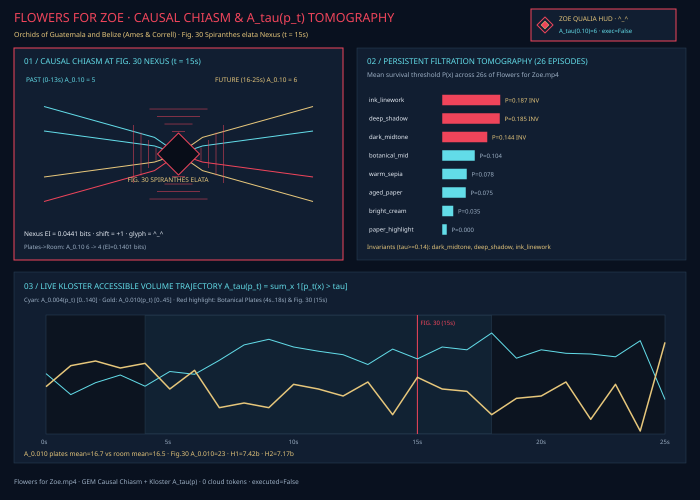
#> input picture docs/chiasm/flowers_for_zoe_chiasm.png, 1400 x 1000 px, given in place of raw_104.jpg, which was not available (shown at 1/2 size)
$ python build_specimen16_poetry_briefcase.py
#> lines starting #> are read from the running program, lines starting #| are printed output that depends on the picture
### examples/_archive_common.py
"""Shared Fieldglass archive builder utilities for Specimens #4-#9."""

from __future__ import annotations

import hashlib
import json
import math
from pathlib import Path
import subprocess
import sys
import tempfile
from typing import Any, Callable, Sequence

from xml.sax.saxutils import escape as _xml_escape

import numpy as np
from PIL import Image, ImageDraw, ImageFont
from scipy import ndimage

import matplotlib
matplotlib.use("Agg")
import matplotlib.pyplot as plt

from fieldglass.metrics import (
    CONTRACT as CHIASM_CONTRACT,
    TONAL_STATES,
    a_tau,
    causal_chiasm,
    luminance_to_8state as lum_to_8state,
    normalize_dist,
    persistent_filtration_tomography,
    quartic_purity_m4 as quartic_m4,
    renyi_h2,
    shannon_h1,
)
from fieldglass.plate import clean_illumination, ink_to_braille_lines, save_braille_bundle

BACKGROUND = "#0b111b"
PANEL = "#121b2a"
CYAN = "#5edaf0"
GOLD = "#f2c45c"
RED = "#f46a7e"
TEXT = "#e8eef5"
MUTED = "#90a4bc"


def _svg_rect(x0: float, y0: float, x1: float, y1: float, stroke: str, fill: str, sw: float = 1.0) -> str:
    return f'<rect x="{x0:.1f}" y="{y0:.1f}" width="{x1-x0:.1f}" height="{y1-y0:.1f}" fill="{fill}" stroke="{stroke}" stroke-width="{sw}"/>'


def _svg_line(p0: Sequence[float], p1: Sequence[float], stroke: str, sw: float = 1.5) -> str:
    return f'<line x1="{p0[0]:.1f}" y1="{p0[1]:.1f}" x2="{p1[0]:.1f}" y2="{p1[1]:.1f}" stroke="{stroke}" stroke-width="{sw}"/>'


def _svg_polyline(pts: Sequence[Sequence[float]], stroke: str, sw: float = 2.0) -> str:
    pstr = " ".join(f"{x:.1f},{y:.1f}" for x, y in pts)
    return f'<polyline points="{pstr}" fill="none" stroke="{stroke}" stroke-width="{sw}" stroke-linejoin="round" stroke-linecap="round"/>'


def _svg_text(pos: Sequence[float], text: str, size: float, fill: str, weight: str = "600") -> str:
    return f'<text x="{pos[0]:.1f}" y="{pos[1]:.1f}" fill="{fill}" font-family="DejaVu Sans Mono, monospace" font-size="{size:.1f}" font-weight="{weight}">{_xml_escape(text)}</text>'


# [18 lines left out: functions _svg_diamond, _svg_hud_stamp, not called in this run]


def load_font(size: int, bold: bool = False):
    p = "/usr/share/fonts/truetype/dejavu/DejaVuSansMono-Bold.ttf" if bold else "/usr/share/fonts/truetype/dejavu/DejaVuSansMono.ttf"
    return ImageFont.truetype(p, size) if Path(p).is_file() else ImageFont.load_default()


# [4 lines left out: function sharp_score, not called in this run]


def extract_plate(
    src_vid: Path,
    out_jpg: Path,
    *,
    start_sec: float,
    window_sec: float = 2.0,
    sample_fps: int = 4,
    rotate_ccw: int = 0,
    crop_box: tuple[float, float, float, float] | None = None,
    max_dim: int = 1600,
) -> tuple[float, Path]:
    """Find sharpest frame in [start_sec, start_sec + window_sec] and save crisp web-ready JPEG."""
    out_jpg.parent.mkdir(parents=True, exist_ok=True)
    with tempfile.TemporaryDirectory() as tmp:
        cdir = Path(tmp)
        subprocess.run([
            "ffmpeg", "-v", "error", "-ss", f"{start_sec:.2f}", "-t", f"{max(0.25, window_sec):.2f}",
            "-i", str(src_vid), "-vf", f"fps={sample_fps},scale=720:-1", "-q:v", "3",
            str(cdir / "f_%03d.jpg"),
        ], check=True)
        cands = sorted(cdir.glob("f_*.jpg"))
        if cands:
            best = max(cands, key=lambda p: sharp_score(Image.open(p)))
            best_ts = start_sec + cands.index(best) / float(sample_fps)
        else:
            best_ts = start_sec

        raw_png = cdir / "best.png"
        subprocess.run([
            "ffmpeg", "-v", "error", "-ss", f"{best_ts:.3f}", "-i", str(src_vid),
            "-frames:v", "1", "-y", str(raw_png),
        ], check=True)
        with Image.open(raw_png) as im:
            rgb = im.convert("RGB")
            if rotate_ccw == 90:
                rgb = rgb.transpose(Image.Transpose.ROTATE_90)
            elif rotate_ccw == 180:
                rgb = rgb.transpose(Image.Transpose.ROTATE_180)
            elif rotate_ccw == 270:
                rgb = rgb.transpose(Image.Transpose.ROTATE_270)
            if crop_box is not None:
                w, h = rgb.size
                x0, y0, x1, y1 = crop_box
                rgb = rgb.crop((int(w * x0), int(h * y0), int(w * x1), int(h * y1)))
            rgb.thumbnail((max_dim, max_dim), Image.Resampling.LANCZOS)
            rgb.save(out_jpg, quality=90, optimize=True)
    return best_ts, out_jpg


# [543 lines left out: functions make_contact_sheet, build_svg_and_braille, write_chiasm_bundle, render_telemetry_overlay_from_video, not called in this run]

### examples/build_specimen16_poetry_briefcase.py
#!/usr/bin/env python3
"""Build Fieldglass Specimen #16 — The Poetry Briefcase: 25 Notebooks & ~10,000 Poems for Zoe.

Source:
  - /tmp/zoe_s16/zoe_vid_1795731309153.mp4
    (2026-11-26 16:17, 143.95s, 4K portrait 2160x3840 @ 30fps, full live studio voice)

Nick counts out 20 physical poetry notebooks and 5 manuscript folios (including his
Spring 2011 high-school literary magazine "OUT OF HAND" and a hand-drawn Scarab Beetle
calligram cover) across the living-room rug, then opens a vintage Smith-Corona typewriter
briefcase packed with ~10,000 poems written from age 15 until joining the Army at 21 —
closing with: "So then I just have to give Zoe all of these. And then... she will be as
cool as me. Or cooler."

Generates:
  - 6 curated GPS-scrubbed upright plates + 3x2 contact sheet
  - 2 archival Vector SVGs + 72-col 2x4 Unicode Braille:
      1) Hand-drawn Scarab Beetle Calligram ("Endless Poems" · Nicholas Kloster)
      2) Signed Holograph Autograph ("poem will last forever." — Nicholas Kloster)
  - Full 2m 24s real-time (1.0x) original voice 960x540 Kloster A_tau(p_t) HUD film (<20 MB)
  - ~144-episode (1.0s cadence) SHA-256 sealed GEM Causal Chiasm & Filtration Tomography
  - Social-ready exports in /home/cowboy/fieldglass/exports/specimen16_social/:
      - TikTok 1080x1920 vertical 9:16 stereo MP4 (1.0x real-time, GPS-scrubbed)
      - X.com 138.8s (<140s free-tier cap, zero cut words) Fieldglass HUD MP4
"""

from __future__ import annotations

import json
from pathlib import Path
import subprocess
import sys
import tempfile

import numpy as np
from PIL import Image, ImageDraw, ImageOps

sys.path.insert(0, str(Path(__file__).resolve().parent))
from _archive_common import (
    build_svg_and_braille,
    extract_plate,
    load_font,
    make_contact_sheet,
    render_telemetry_overlay_from_video,
    write_chiasm_bundle,
)

DOCS = Path("/home/cowboy/fieldglass/docs")
EXPORTS = Path("/home/cowboy/fieldglass/exports/specimen16_social")
SRC16 = Path("/tmp/zoe_s16/zoe_vid_1795731309153.mp4")


def _extract_exact_4k(src: Path, t_sec: float, out_path: Path) -> Image.Image:
    subprocess.run(
        [
            "ffmpeg", "-y", "-v", "error",
            "-ss", f"{t_sec:.2f}", "-i", str(src),
            "-frames:v", "1", "-q:v", "2", "-map_metadata", "-1",
            str(out_path),
        ],
        check=True,
    )
    return Image.open(out_path).convert("RGB")


# [62 lines left out: function _build_social_exports, not called in this run]


def build_specimen16() -> dict:
    print("\n================ BUILDING SPECIMEN #16 (THE POETRY BRIEFCASE · 25 BOOKS & ~10,000 POEMS) ================")
    root = DOCS / "specimen16"
    plates_dir = root / "plates"
    assets_dir = root / "assets"
    chiasm_dir = root / "chiasm"
    video_dir = root / "video"
    for d in (plates_dir, assets_dir, chiasm_dir, video_dir):
        d.mkdir(parents=True, exist_ok=True)

    # 1) Extract 6 razor-sharp GPS-scrubbed hero plates
    with tempfile.TemporaryDirectory() as tmp:
        tmp_p = Path(tmp)

        # Plate 01: Full 25-notebook floor constellation (sharpness peak 287.0 at 104.60s!)
        im_104 = _extract_exact_4k(SRC16, 104.60, tmp_p / "raw_104.jpg")
#> in _extract_exact_4k, returned value is the input picture: PIL image 1400x1000 RGB; mean R, G, B 21.6, 31.6, 47.9
        p01 = plates_dir / "01_notebooks_constellation_25.jpg"
        im01 = im_104.copy()
        im01.thumbnail((1600, 1600), Image.Resampling.LANCZOS)
        im01.save(p01, quality=92, optimize=True)

        # Plate 02: Hand-drawn Scarab Beetle Calligram title page — rotated 90° CW + deskewed upright!
        w4, h4 = im_104.size
#> w4 = 1400; h4 = 1000
        beetle_crop = im_104.crop((int(w4 * 0.165), int(h4 * 0.785), int(w4 * 0.555), int(h4 * 0.960)))
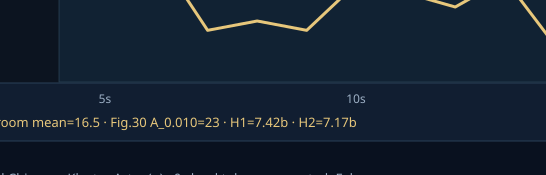
#> beetle_crop: PIL image 546x175 RGB; mean R, G, B 19.2, 32.1, 47.4
        beetle_up = beetle_crop.transpose(Image.Transpose.ROTATE_270).rotate(
            -9.0, resample=Image.Resampling.BICUBIC, expand=True, fillcolor=(236, 232, 224)
        )
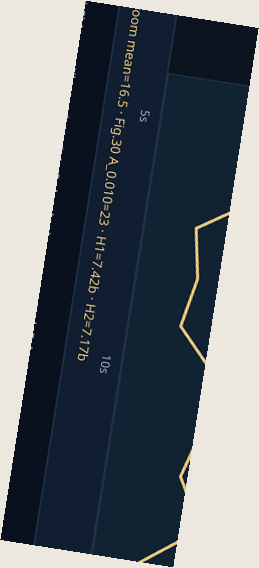
#> beetle_up: PIL image 259x568 RGB; mean R, G, B 95.2, 102.1, 109.3
        bw, bh = beetle_up.size
#> bw = 259; bh = 568
        beetle_clean = beetle_up.crop((int(bw * 0.14), int(bh * 0.11), int(bw * 0.87), int(bh * 0.86)))
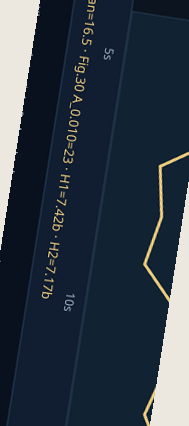
#> beetle_clean: PIL image 189x426 RGB; mean R, G, B 46.6, 57.7, 70.3
        p02 = plates_dir / "02_scarab_beetle_calligram_cover.jpg"
        beetle_clean.save(p02, quality=94, optimize=True)
        print(f"  Plate 02_scarab_beetle_calligram_cover (4K deskewed upright): {beetle_clean.size}")
#|   Plate 02_scarab_beetle_calligram_cover (4K deskewed upright): (189, 426)

        # Plate 03: OUT OF HAND · Spring 2011 high-school literary magazine
        ts3, p03 = extract_plate(
            SRC16, plates_dir / "03_out_of_hand_spring_2011.jpg",
            start_sec=65.2, window_sec=1.2, sample_fps=4, max_dim=1600,
        )
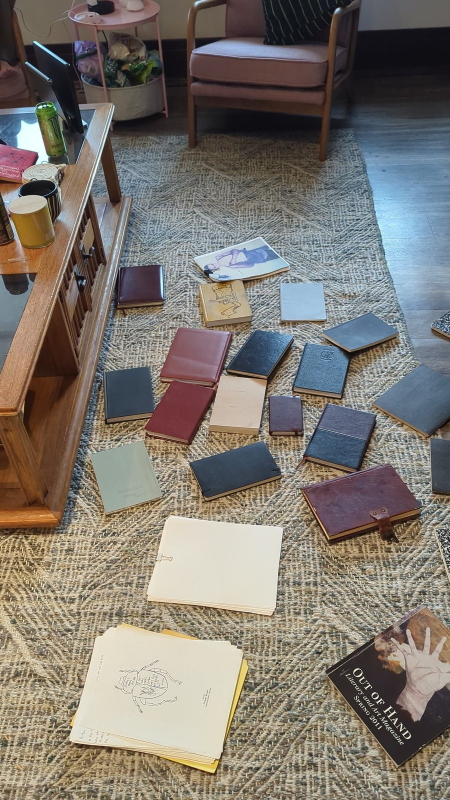
#> input picture docs/specimen16/plates/01_notebooks_constellation_25.jpg, 900 x 1600 px, given in place of best.png, which was not available (shown at 1/2 size)
#> in extract_plate, im is the input picture: PIL image 900x1600 RGB; mean R, G, B 126, 119.6, 111.8
        print(f"  Plate 03_out_of_hand_spring_2011 @ {ts3:.2f}s")

        # Plate 04: Vintage Smith-Corona typewriter briefcase packed with ~10,000 poems
        ts4, p04 = extract_plate(
            SRC16, plates_dir / "04_smith_corona_briefcase_vault.jpg",
            start_sec=92.2, window_sec=1.6, sample_fps=4, max_dim=1600,
        )
        print(f"  Plate 04_smith_corona_briefcase_vault @ {ts4:.2f}s")

        # Plate 05: "poem will last forever." — Nicholas Kloster signed sheet (110.70s!)
        im_110 = _extract_exact_4k(SRC16, 110.70, tmp_p / "raw_110.jpg")
        p05 = plates_dir / "05_poem_will_last_forever_signed.jpg"
        im05 = im_110.copy()
        im05.thumbnail((1600, 1600), Image.Resampling.LANCZOS)
        im05.save(p05, quality=92, optimize=True)

        # Deskewed thumb-free crop of "poem will last forever." for museum SVG engraving!
        ws, hs = im_110.size
        sig_raw = im_110.crop((int(ws * 0.00), int(hs * 0.27), int(ws * 0.96), int(hs * 0.65)))
        sig_rot = sig_raw.rotate(-22.0, resample=Image.Resampling.BICUBIC, expand=True, fillcolor=(232, 226, 218))
        rw, rh = sig_rot.size
        sig_svg_src = tmp_p / "sig_deskewed.png"
        sig_clean = sig_rot.crop((int(rw * 0.01), int(rh * 0.30), int(rw * 0.90), int(rh * 0.78)))
        sig_clean.save(sig_svg_src)

        # Plate 06: Full handwritten poem ("trying to sketch the hips of the moon... on my broken typewriter")
        ts6, p06 = extract_plate(
            SRC16, plates_dir / "06_broken_typewriter_poem.jpg",
            start_sec=113.3, window_sec=1.2, sample_fps=4, max_dim=1600,
        )
        print(f"  Plate 06_broken_typewriter_poem @ {ts6:.2f}s")

        tiles = [
            ("01:45 · 25 Notebooks & Folios on Rug", p01),
            ("01:45 · Scarab Beetle Calligram Cover", p02),
            ("01:05 · OUT OF HAND (Spring 2011)", p03),
            ("01:33 · Smith-Corona Briefcase Vault", p04),
            ("01:51 · \"poem will last forever.\"", p05),
            ("01:54 · \"on my broken typewriter\"", p06),
        ]
        make_contact_sheet(tiles, plates_dir / "contact_sheet_specimen16.jpg", cols=3, tile_w=420, tile_h=560)

        # 2) Archival Vector SVGs + 72-Col 2x4 Braille
        beetle_svg = build_svg_and_braille(
            p02,
            assets_dir,
            "scarab_beetle_calligram",
            title="ENDLESS POEMS — SCARAB BEETLE CALLIGRAM COVER",
            subtitle="Original Pen Drawing & Calligram · Nicholas Kloster (Specimen #16 · 2026-11-26)",
            crop_box=(0.25, 0.16, 0.87, 0.84),
            sigma=34.0,
            paper_cutoff=0.92,
            ink_floor=0.38,
            gamma=1.20,
            levels=(0.14, 0.34, 1.2),
            braille_cols=72,
        )

        sig_svg = build_svg_and_braille(
            sig_svg_src,
            assets_dir,
            "poem_will_last_forever_autograph",
            title="\"POEM WILL LAST FOREVER.\" — NICHOLAS KLOSTER",
            subtitle="Signed Holograph Manuscript Leaf from Smith-Corona Briefcase (Specimen #16)",
            crop_box=(0.02, 0.02, 0.98, 0.98),
            sigma=38.0,
            paper_cutoff=0.90,
            ink_floor=0.36,
            gamma=1.22,
            levels=(0.18, 0.38, 1.2),
            braille_cols=72,
        )

        # 3) Pre-transcode ONCE from 4K portrait -> clean 304x540 @ 15fps stereo AAC (GPS-scrubbed!)
        clean_mp4 = tmp_p / "briefcase_clean_15fps.mp4"
        print("Pre-transcoding 2m 24s 4K portrait -> 304x540 @ 15fps stereo (GPS-scrubbed)...")
        subprocess.run(
            [
                "ffmpeg", "-y", "-v", "error",
                "-i", str(SRC16),
                "-vf", "fps=15,scale=304:540:force_original_aspect_ratio=decrease,pad=304:540:(ow-iw)/2:(oh-ih)/2",
                "-map_metadata", "-1",
                "-c:v", "libx264", "-preset", "ultrafast", "-crf", "20",
                "-c:a", "aac", "-ac", "2", "-b:a", "96k",
                str(clean_mp4),
            ],
            check=True,
        )
        print(f"  Intermediate ready: {clean_mp4.stat().st_size / 1e6:.2f} MB")

        # [10 lines left out: function phase_fn, not called in this run]

        out_mp4 = video_dir / "specimen16_poetry_briefcase_overlay.mp4"
        poster_png = video_dir / "specimen16_poster.png"
        ov = render_telemetry_overlay_from_video(
            clean_mp4,
            out_mp4,
            poster_png,
            header_title="SPECIMEN #16 · THE POETRY BRIEFCASE (25 BOOKS & ~10,000 POEMS)",
            header_sub="Ages 15–21 Complete Holograph Vault -> \"Give Zoe All of These\"",
            phase_fn=phase_fn,
            nexus_band=(72.0, 82.0, "NEXUS · 25 BOOKS->BRIEFCASE VAULT"),
            out_w=960,
            out_h=540,
            fps=15,
            crf=24,
            audio_bitrate="96k",
            keep_audio=True,
            poster_sec=104.6,
            episode_interval_s=1.0,
            time_scale=1.0,
        )

    # 4) SHA-256 Sealed GEM Causal Chiasm & Persistent Filtration Tomography (~144 episodes)
    nexus_ep = int(round(76.0 / 1.0))
    rep = write_chiasm_bundle(
        chiasm_dir,
        "specimen16_poetry_briefcase",
        title="SPECIMEN #16 · THE POETRY BRIEFCASE (25 NOTEBOOKS & ~10,000 POEMS)",
        subtitle="2m 24s Full Real-Time Voice · Ages 15–21 Holograph Archive for Zoe",
        nexus_label="25 BOOKS -> BRIEFCASE (1:16)",
        footer_label="Fieldglass Specimen #16 · The Poetry Briefcase (Nicholas Kloster)",
        episodes_8=ov["episodes_8"],
        ep_a004=ov["ep_a004"],
        ep_a010=ov["ep_a010"],
        ep_times_s=ov["ep_times"],
        nexus_ep=nexus_ep,
        h1_mean=ov["h1_mean"],
        h2_mean=ov["h2_mean"],
        duration_sec=ov["duration_real_s"],
        hud_prefix="sp16",
    )

    # 5) Render TikTok & X.com ready social exports (outside docs/)
    social = _build_social_exports(SRC16, out_mp4, EXPORTS)

    summary = {
        "specimen16": {
            "mp4_mb": ov["mp4_mb"],
            "duration_real_s": round(ov["duration_real_s"], 2),
            "episode_count": rep["episode_count"],
            "a_004_mean": rep.get("a_004_mean"),
            "glyph": rep["chiasm_nexus"]["presence_glyph"],
            "past_A": rep["chiasm_nexus"]["past_accessible_volume"],
            "future_A": rep["chiasm_nexus"]["future_accessible_volume"],
            "ei": rep["chiasm_nexus"]["effective_information_bits"],
            "invariants": rep["persistent_filtration_tomography"]["structural_invariants"],
            "social": social,
        }
    }
    print(json.dumps(summary, indent=2))
    return summary


if __name__ == "__main__":
#> (the run stopped early here; a loop or call above may not have finished)
